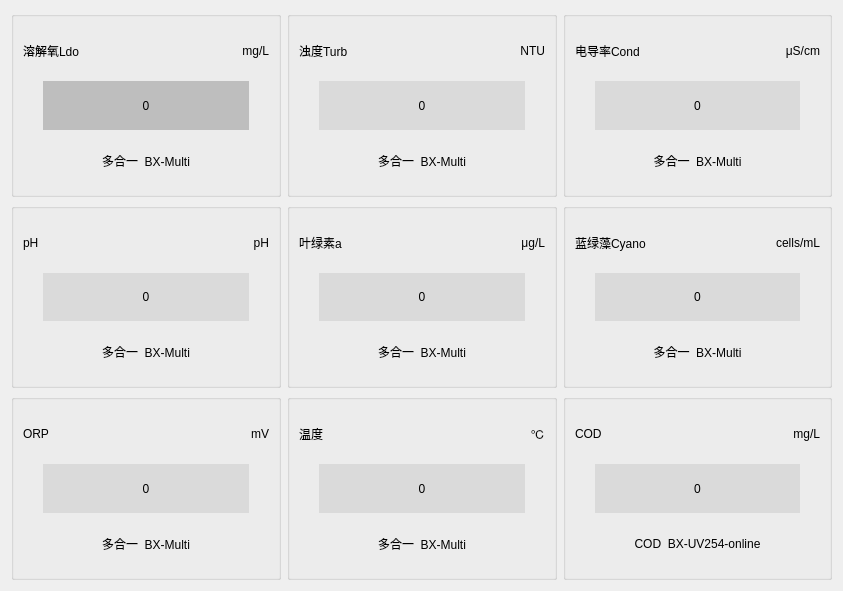
           <widget class="QWidget" name="scrollAreaWidgetContents">
            <property name="geometry">
             <rect>
              <x>0</x>
              <y>0</y>
              <width>843</width>
              <height>591</height>
             </rect>
            </property>
            <layout class="QGridLayout" name="gridLayout_2">
             <item row="1" column="1">
              <widget class="QGroupBox" name="groupBox_sonde_chla">
               <property name="minimumSize">
                <size>
                 <width>250</width>
                 <height>166</height>
                </size>
               </property>
               <property name="title">
                <string/>
               </property>
               <property name="alignment">
                <set>Qt::AlignCenter</set>
               </property>
               <layout class="QGridLayout" name="gridLayout_16">
                <item row="0" column="1">
                 <widget class="QLabel" name="label_43">
                  <property name="text">
                   <string>μg/L</string>
                  </property>
                  <property name="alignment">
                   <set>Qt::AlignRight|Qt::AlignTrailing|Qt::AlignVCenter</set>
                  </property>
                 </widget>
                </item>
                <item row="0" column="0">
                 <widget class="QLabel" name="label_41">
                  <property name="text">
                   <string>叶绿素a</string>
                  </property>
                 </widget>
                </item>
                <item row="1" column="0" colspan="2">
                 <widget class="QLabel" name="label_sonde_chla">
                  <property name="styleSheet">
                   <string notr="true">font: 45px &quot;黑体&quot;;
background-color:rgb(218, 218, 218);
color:blank;
margin-left:20px;
margin-right:20px;</string>
                  </property>
                  <property name="text">
                   <string>0</string>
                  </property>
                  <property name="alignment">
                   <set>Qt::AlignCenter</set>
                  </property>
                 </widget>
                </item>
                <item row="2" column="0" colspan="2">
                 <widget class="QLabel" name="label_44">
                  <property name="text">
                   <string>多合一  BX-Multi</string>
                  </property>
                  <property name="alignment">
                   <set>Qt::AlignCenter</set>
                  </property>
                 </widget>
                </item>
               </layout>
              </widget>
             </item>
             <item row="0" column="0">
              <widget class="QGroupBox" name="groupBox_sonde_ldo">
               <property name="minimumSize">
                <size>
                 <width>270</width>
                 <height>174</height>
                </size>
               </property>
               <property name="styleSheet">
                <string notr="true">QLabel{
	color:rgb(255, 255, 255)
	font: 18pt &quot;黑体&quot;;
}</string>
               </property>
               <property name="title">
                <string/>
               </property>
               <property name="alignment">
                <set>Qt::AlignCenter</set>
               </property>
               <layout class="QGridLayout" name="gridLayout_12">
                <item row="2" column="0" colspan="2">
                 <widget class="QLabel" name="label_20">
                  <property name="text">
                   <string>多合一  BX-Multi</string>
                  </property>
                  <property name="alignment">
                   <set>Qt::AlignCenter</set>
                  </property>
                 </widget>
                </item>
                <item row="0" column="0">
                 <widget class="QLabel" name="label_13">
                  <property name="styleSheet">
                   <string notr="true"/>
                  </property>
                  <property name="text">
                   <string>溶解氧Ldo</string>
                  </property>
                 </widget>
                </item>
                <item row="0" column="1">
                 <widget class="QLabel" name="label_15">
                  <property name="text">
                   <string>mg/L</string>
                  </property>
                  <property name="alignment">
                   <set>Qt::AlignRight|Qt::AlignTrailing|Qt::AlignVCenter</set>
                  </property>
                 </widget>
                </item>
                <item row="1" column="0" colspan="2">
                 <widget class="QLabel" name="label_sonde_ldo">
                  <property name="styleSheet">
                   <string notr="true">font: 45px &quot;Arial&quot;;
background-color:rgb(190, 190, 190);
color:blank;
margin-left:20px;
margin-right:20px;</string>
                  </property>
                  <property name="text">
                   <string>0</string>
                  </property>
                  <property name="alignment">
                   <set>Qt::AlignCenter</set>
                  </property>
                 </widget>
                </item>
               </layout>
              </widget>
             </item>
             <item row="1" column="2">
              <widget class="QGroupBox" name="groupBox_sonde_bga">
               <property name="minimumSize">
                <size>
                 <width>250</width>
                 <height>166</height>
                </size>
               </property>
               <property name="title">
                <string/>
               </property>
               <property name="alignment">
                <set>Qt::AlignCenter</set>
               </property>
               <layout class="QGridLayout" name="gridLayout_17">
                <item row="0" column="1">
                 <widget class="QLabel" name="label_46">
                  <property name="text">
                   <string>cells/mL</string>
                  </property>
                  <property name="alignment">
                   <set>Qt::AlignRight|Qt::AlignTrailing|Qt::AlignVCenter</set>
                  </property>
                 </widget>
                </item>
                <item row="2" column="0" colspan="2">
                 <widget class="QLabel" name="label_48">
                  <property name="text">
                   <string>多合一  BX-Multi</string>
                  </property>
                  <property name="alignment">
                   <set>Qt::AlignCenter</set>
                  </property>
                 </widget>
                </item>
                <item row="1" column="0" colspan="2">
                 <widget class="QLabel" name="label_sonde_bga">
                  <property name="styleSheet">
                   <string notr="true">font: 45px &quot;黑体&quot;;
background-color:rgb(218, 218, 218);
color:blank;
margin-left:20px;
margin-right:20px;</string>
                  </property>
                  <property name="text">
                   <string>0</string>
                  </property>
                  <property name="alignment">
                   <set>Qt::AlignCenter</set>
                  </property>
                 </widget>
                </item>
                <item row="0" column="0">
                 <widget class="QLabel" name="label_45">
                  <property name="styleSheet">
                   <string notr="true"/>
                  </property>
                  <property name="text">
                   <string>蓝绿藻Cyano</string>
                  </property>
                 </widget>
                </item>
               </layout>
              </widget>
             </item>
             <item row="0" column="1">
              <widget class="QGroupBox" name="groupBox_sonde_turb">
               <property name="minimumSize">
                <size>
                 <width>270</width>
                 <height>174</height>
                </size>
               </property>
               <property name="styleSheet">
                <string notr="true"/>
               </property>
               <property name="title">
                <string/>
               </property>
               <property name="alignment">
                <set>Qt::AlignCenter</set>
               </property>
               <layout class="QGridLayout" name="gridLayout_13">
                <item row="1" column="0" colspan="2">
                 <widget class="QLabel" name="label_sonde_turb">
                  <property name="styleSheet">
                   <string notr="true">font: 45px &quot;黑体&quot;;
background-color:rgb(218, 218, 218);
color:blank;
margin-left:20px;
margin-right:20px;</string>
                  </property>
                  <property name="text">
                   <string>0</string>
                  </property>
                  <property name="alignment">
                   <set>Qt::AlignCenter</set>
                  </property>
                 </widget>
                </item>
                <item row="0" column="0">
                 <widget class="QLabel" name="label_25">
                  <property name="text">
                   <string>浊度Turb</string>
                  </property>
                 </widget>
                </item>
                <item row="0" column="1">
                 <widget class="QLabel" name="label_30">
                  <property name="text">
                   <string>NTU</string>
                  </property>
                  <property name="alignment">
                   <set>Qt::AlignRight|Qt::AlignTrailing|Qt::AlignVCenter</set>
                  </property>
                 </widget>
                </item>
                <item row="2" column="0" colspan="2">
                 <widget class="QLabel" name="label_32">
                  <property name="text">
                   <string>多合一  BX-Multi</string>
                  </property>
                  <property name="alignment">
                   <set>Qt::AlignCenter</set>
                  </property>
                 </widget>
                </item>
               </layout>
              </widget>
             </item>
             <item row="1" column="0">
              <widget class="QGroupBox" name="groupBox_sonde_ph">
               <property name="minimumSize">
                <size>
                 <width>270</width>
                 <height>174</height>
                </size>
               </property>
               <property name="title">
                <string/>
               </property>
               <property name="alignment">
                <set>Qt::AlignCenter</set>
               </property>
               <layout class="QGridLayout" name="gridLayout_15">
                <item row="1" column="0" colspan="2">
                 <widget class="QLabel" name="label_sonde_ph">
                  <property name="styleSheet">
                   <string notr="true">font: 45px &quot;黑体&quot;;
background-color:rgb(218, 218, 218);
color:blank;
margin-left:20px;
margin-right:20px;</string>
                  </property>
                  <property name="text">
                   <string>0</string>
                  </property>
                  <property name="alignment">
                   <set>Qt::AlignCenter</set>
                  </property>
                 </widget>
                </item>
                <item row="0" column="0">
                 <widget class="QLabel" name="label_37">
                  <property name="text">
                   <string>pH</string>
                  </property>
                 </widget>
                </item>
                <item row="0" column="1">
                 <widget class="QLabel" name="label_38">
                  <property name="text">
                   <string>pH</string>
                  </property>
                  <property name="alignment">
                   <set>Qt::AlignRight|Qt::AlignTrailing|Qt::AlignVCenter</set>
                  </property>
                 </widget>
                </item>
                <item row="2" column="0" colspan="2">
                 <widget class="QLabel" name="label_40">
                  <property name="text">
                   <string>多合一  BX-Multi</string>
                  </property>
                  <property name="alignment">
                   <set>Qt::AlignCenter</set>
                  </property>
                 </widget>
                </item>
               </layout>
              </widget>
             </item>
             <item row="2" column="2">
              <widget class="QGroupBox" name="groupBox_cod_cod">
               <property name="minimumSize">
                <size>
                 <width>250</width>
                 <height>166</height>
                </size>
               </property>
               <property name="title">
                <string/>
               </property>
               <property name="alignment">
                <set>Qt::AlignCenter</set>
               </property>
               <layout class="QGridLayout" name="gridLayout_20">
                <item row="0" column="1">
                 <widget class="QLabel" name="label_58">
                  <property name="text">
                   <string>mg/L</string>
                  </property>
                  <property name="alignment">
                   <set>Qt::AlignRight|Qt::AlignTrailing|Qt::AlignVCenter</set>
                  </property>
                 </widget>
                </item>
                <item row="0" column="0">
                 <widget class="QLabel" name="label_57">
                  <property name="text">
                   <string>COD</string>
                  </property>
                 </widget>
                </item>
                <item row="1" column="0" colspan="2">
                 <widget class="QLabel" name="label_cod_cod">
                  <property name="styleSheet">
                   <string notr="true">font: 45px &quot;黑体&quot;;
background-color:rgb(218, 218, 218);
color:blank;
margin-left:20px;
margin-right:20px;</string>
                  </property>
                  <property name="text">
                   <string>0</string>
                  </property>
                  <property name="alignment">
                   <set>Qt::AlignCenter</set>
                  </property>
                 </widget>
                </item>
                <item row="2" column="0" colspan="2">
                 <widget class="QLabel" name="label_60">
                  <property name="text">
                   <string>COD  BX-UV254-online</string>
                  </property>
                  <property name="alignment">
                   <set>Qt::AlignCenter</set>
                  </property>
                 </widget>
                </item>
               </layout>
              </widget>
             </item>
             <item row="2" column="0">
              <widget class="QGroupBox" name="groupBox_sonde_orp">
               <property name="minimumSize">
                <size>
                 <width>270</width>
                 <height>174</height>
                </size>
               </property>
               <property name="title">
                <string/>
               </property>
               <property name="alignment">
                <set>Qt::AlignCenter</set>
               </property>
               <layout class="QGridLayout" name="gridLayout_18">
                <item row="0" column="0">
                 <widget class="QLabel" name="label_49">
                  <property name="text">
                   <string>ORP</string>
                  </property>
                 </widget>
                </item>
                <item row="0" column="1">
                 <widget class="QLabel" name="label_50">
                  <property name="text">
                   <string>mV</string>
                  </property>
                  <property name="alignment">
                   <set>Qt::AlignRight|Qt::AlignTrailing|Qt::AlignVCenter</set>
                  </property>
                 </widget>
                </item>
                <item row="1" column="0" colspan="2">
                 <widget class="QLabel" name="label_sonde_orp">
                  <property name="styleSheet">
                   <string notr="true">font: 45px &quot;黑体&quot;;
background-color:rgb(218, 218, 218);
color:blank;
margin-left:20px;
margin-right:20px;</string>
                  </property>
                  <property name="text">
                   <string>0</string>
                  </property>
                  <property name="alignment">
                   <set>Qt::AlignCenter</set>
                  </property>
                 </widget>
                </item>
                <item row="2" column="0" colspan="2">
                 <widget class="QLabel" name="label_52">
                  <property name="text">
                   <string>多合一  BX-Multi</string>
                  </property>
                  <property name="alignment">
                   <set>Qt::AlignCenter</set>
                  </property>
                 </widget>
                </item>
               </layout>
              </widget>
             </item>
             <item row="2" column="1">
              <widget class="QGroupBox" name="groupBox_sonde_temp">
               <property name="minimumSize">
                <size>
                 <width>250</width>
                 <height>166</height>
                </size>
               </property>
               <property name="title">
                <string/>
               </property>
               <property name="alignment">
                <set>Qt::AlignCenter</set>
               </property>
               <layout class="QGridLayout" name="gridLayout_19">
                <item row="0" column="0">
                 <widget class="QLabel" name="label_53">
                  <property name="text">
                   <string>温度</string>
                  </property>
                 </widget>
                </item>
                <item row="0" column="1">
                 <widget class="QLabel" name="label_54">
                  <property name="styleSheet">
                   <string notr="true">font: 9pt &quot;Arial&quot;;
font: 18pt &quot;Arial&quot;;</string>
                  </property>
                  <property name="text">
                   <string>℃</string>
                  </property>
                  <property name="alignment">
                   <set>Qt::AlignRight|Qt::AlignTrailing|Qt::AlignVCenter</set>
                  </property>
                 </widget>
                </item>
                <item row="1" column="0" colspan="2">
                 <widget class="QLabel" name="label_sonde_temp">
                  <property name="styleSheet">
                   <string notr="true">font: 45px &quot;黑体&quot;;
background-color:rgb(218, 218, 218);
color:blank;
margin-left:20px;
margin-right:20px;</string>
                  </property>
                  <property name="text">
                   <string>0</string>
                  </property>
                  <property name="alignment">
                   <set>Qt::AlignCenter</set>
                  </property>
                 </widget>
                </item>
                <item row="2" column="0" colspan="2">
                 <widget class="QLabel" name="label_56">
                  <property name="text">
                   <string>多合一  BX-Multi</string>
                  </property>
                  <property name="alignment">
                   <set>Qt::AlignCenter</set>
                  </property>
                 </widget>
                </item>
               </layout>
              </widget>
             </item>
             <item row="0" column="2">
              <widget class="QGroupBox" name="groupBox_sonde_cond">
               <property name="minimumSize">
                <size>
                 <width>250</width>
                 <height>166</height>
                </size>
               </property>
               <property name="title">
                <string/>
               </property>
               <property name="alignment">
                <set>Qt::AlignCenter</set>
               </property>
               <layout class="QGridLayout" name="gridLayout_14">
                <item row="0" column="0">
                 <widget class="QLabel" name="label_33">
                  <property name="text">
                   <string>电导率Cond</string>
                  </property>
                 </widget>
                </item>
                <item row="0" column="1">
                 <widget class="QLabel" name="label_34">
                  <property name="text">
                   <string>μS/cm</string>
                  </property>
                  <property name="alignment">
                   <set>Qt::AlignRight|Qt::AlignTrailing|Qt::AlignVCenter</set>
                  </property>
                 </widget>
                </item>
                <item row="1" column="0" colspan="2">
                 <widget class="QLabel" name="label_sonde_cond">
                  <property name="styleSheet">
                   <string notr="true">font: 45px &quot;黑体&quot;;
background-color:rgb(218, 218, 218);
color:blank;
margin-left:20px;
margin-right:20px;</string>
                  </property>
                  <property name="text">
                   <string>0</string>
                  </property>
                  <property name="alignment">
                   <set>Qt::AlignCenter</set>
                  </property>
                 </widget>
                </item>
                <item row="2" column="0" colspan="2">
                 <widget class="QLabel" name="label_36">
                  <property name="text">
                   <string>多合一  BX-Multi</string>
                  </property>
                  <property name="alignment">
                   <set>Qt::AlignCenter</set>
                  </property>
                 </widget>
                </item>
               </layout>
              </widget>
             </item>
            </layout>
           </widget>
